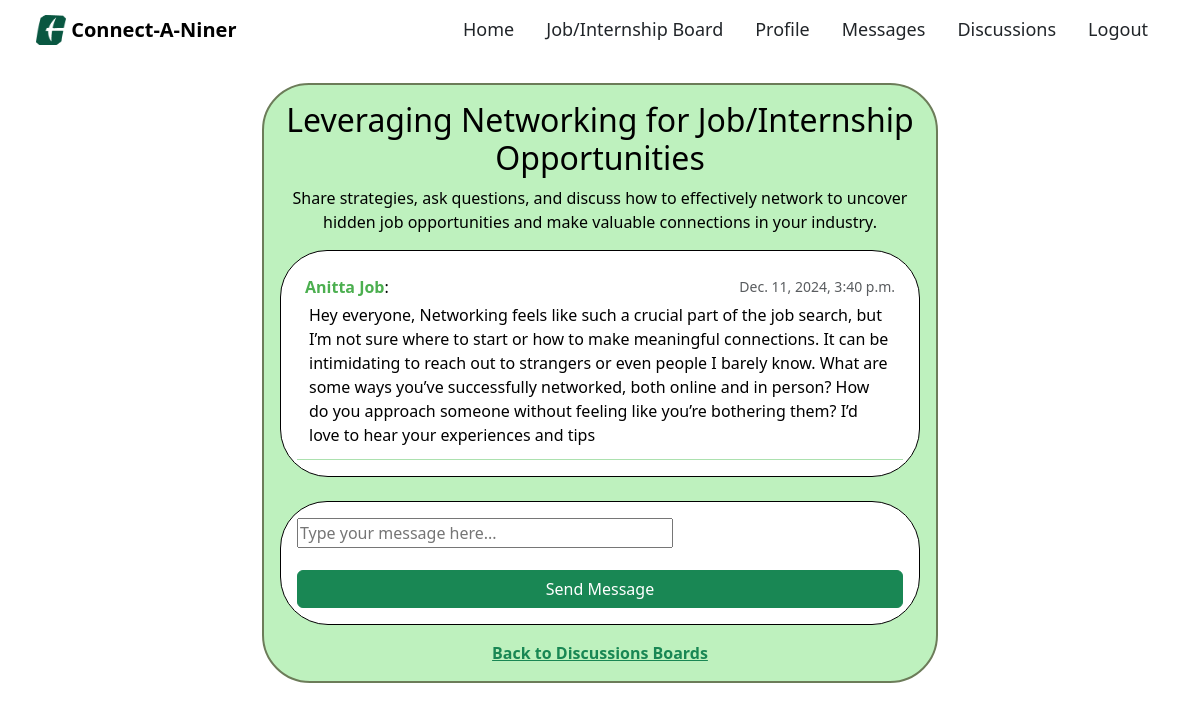
Screenshot of /chatrooms/11/ (signed in) with the database file from the repository.
### base/models.py (models this page shows, shortened)
class ChatRoom(models.Model):
    name = models.CharField(max_length=255, unique=True)
    description = models.TextField(blank=True, null=True)
    created_by = models.ForeignKey(User, on_delete=models.CASCADE, related_name='created_chatrooms')
    participants = models.ManyToManyField(User, related_name='chatrooms')
    created_at = models.DateTimeField(auto_now_add=True)

class ChatRoomMessage(models.Model):
    chatroom = models.ForeignKey(ChatRoom, on_delete=models.CASCADE, related_name='messages')
    sender = models.ForeignKey(User, on_delete=models.CASCADE)
    content = models.TextField()
    timestamp = models.DateTimeField(auto_now_add=True)

class User(AbstractBaseUser, PermissionsMixin):
    name = models.CharField(max_length=200, null=True)
    email = models.EmailField(unique=True, null=False)  # Ensuring email is unique and required
    bio = models.TextField(null=True)
    is_active = models.BooleanField(default=True)
    is_staff = models.BooleanField(default=False)
    USERNAME_FIELD = 'email'
    REQUIRED_FIELDS = []  # Since email is the USERNAME_FIELD, no other fields are required
    objects = CustomUserManager()

### base/views.py (the view)
# urls.py: path('chatrooms/<int:chatroom_id>/', views.chatroom_detail, name='chatroom_detail'),
@login_required
def chatroom_detail(request, chatroom_id):
    chatroom = get_object_or_404(ChatRoom, id=chatroom_id)
    messages = chatroom.messages.select_related('sender').order_by('timestamp')
    if request.method == 'POST':
        form = ChatRoomMessageForm(request.POST)
        if form.is_valid():
            message = form.save(commit=False)
            message.sender = request.user
            message.chatroom = chatroom
            message.save()
            return redirect('chatroom_detail', chatroom_id=chatroom.id)
    else:
        form = ChatRoomMessageForm()
    return render(request, 'discussion/chatroom_detail.html', {
        'chatroom': chatroom,
        'messages': messages,
        'form': form
    })

### base/forms.py
class ChatRoomMessageForm(forms.ModelForm):
    class Meta:
        model = ChatRoomMessage
        fields = ['content']
        widgets = {
            'content': forms.Textarea(attrs={'rows': 1, 'style': 'resize: none; overflow: hidden;', 'placeholder': 'Type your message here...'}),
        }

### base/templates/discussion/chatroom_detail.html (shortened to what this page needs)
{% extends 'base.html' %} {% block content %}
<div class="container-fluid mt-4">
  <div class="row">
    <div class="col-lg-7 col-md-6 col-sm-12 mx-auto">
      <div
        class="p-3 border border-2"
        style="
          border-radius: 47px 48px 48px 48px;
          background-color: #bef1be;
          color: black;
          border-color: #6c7c59 !important;
        "
      >
        <h1 class="text-center fs-2">{{ chatroom.name }}</h1>
        <p class="text-center">{{ chatroom.description }}</p>
        <div
          class="p-3 bg-white text-black mb-4"
          style="border-radius: 47px 48px 48px 48px; border: 1px solid black"
        >
          {% for message in messages %}
          <div
            class="p-2 border-bottom border-1"
            style="border-bottom-color: #ace1af !important"
          >
            <div class="d-flex justify-content-between align-items-center">
              <div>
                <strong style="color: #4caf50"
                  >{{ message.sender.name|default:message.sender.email}}</strong>:
              </div>
              <small class="text-muted">{{ message.timestamp }}</small>
            </div>
            <p class="m-1">{{ message.content }}</p>
          </div>
          {% empty %}
          <p class="text-center">No messages yet. Be the first to send one!</p>
          {% endfor %}
        </div>
        <form
          method="post"
          class="p-3 bg-white"
          style="border-radius: 47px 48px 48px 48px; border: 1px solid black"
        >
          {% csrf_token %} {{ form.as_p }}
          <button type="submit" class="btn btn-success w-100">
            Send Message
          </button>
        </form>
        <div class="text-center mt-3">
          <a href="{% url 'chatroom_list' %}" class="text-success fw-bold"
            >Back to Discussions Boards</a
          >
        </div>
      </div>
    </div>
  </div>
</div>
{% endblock %}

### rows the page displays
ChatRoom: name "Leveraging Networking for Job/Internship Opportunities", description "Share strategies, ask questions, and discuss how to effectively network to uncover hidden job opportunities and make valuable connections in your industry."
ChatRoomMessage: sender.name "Anitta Job", timestamp "Dec. 11, 2024, 3:40 p.m.", content "Hey everyone, Networking feels like such a crucial part of the job search, but I’m not sure where to start or how to make meaningful connections. It can be intimidating to reach out to strangers or even people I barely know. What are some ways you’ve successfully networked, both online and in person? How do you approach someone without feeling like you’re bothering them? I’d love to hear your experiences and tips"
